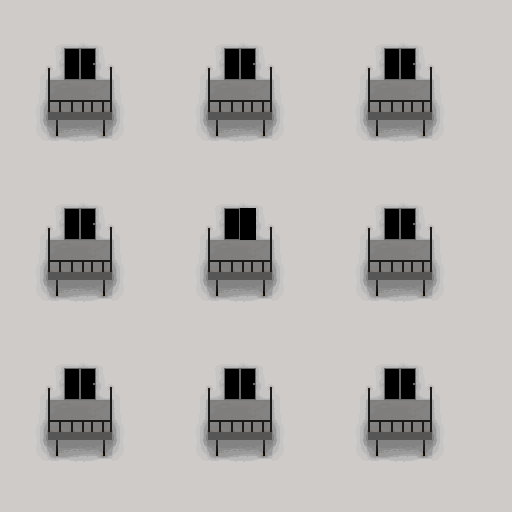

The image is a tile-based game level rendered from a .tmx file. Its description and source (layers, tilesets, objects; grid data summarised) follow:
An orthogonal 32x32 tile map with 16x16 px tiles, 2 tile layers (floor, above), 1 hidden layer not drawn, 2 tilesets and 1 object.

<map version="1.10" tiledversion="1.11.0" orientation="orthogonal" renderorder="right-down" width="32" height="32" tilewidth="16" tileheight="16" infinite="0" nextlayerid="5" nextobjectid="2">
 <properties>
  <property name="music" value="res/audio/music/howling_wind.ogg" />
  <property name="music_speed" type="float" value="0.5" />
  <property name="music_volume" type="float" value="0.25" />
  <property name="tint" value="0,0,0,70" />
 </properties>
 <tileset firstgid="1" source="tilesets/bedroom_balcony.tsx" />
 <tileset firstgid="113" source="tilesets/bedroom_sliding_door.tsx" />
 <layer id="1" name="floor" width="32" height="32">
  <data>[1024 cells, 1022 non-empty, 64 distinct tile ids]</data>
 </layer>
 <objectgroup id="4" name="entities">
  <object id="1" gid="113" x="240" y="240" width="16" height="32">
   <properties>
    <property name="collider">{
	"x": 0,
	"y": 16,
	"w": 16,
	"h": 16
}</property>
    <property name="file" value="res/data/entity/bedroom/balcony_door.json" />
    <property name="height" type="int" value="0" />
    <property name="solid" type="bool" value="true" />
    <property name="walk_behind" type="bool" value="true" />
    <property name="warp_map" value="bedroom.tmx" />
    <property name="warp_x" type="int" value="8" />
    <property name="warp_y" type="int" value="10" />
   </properties>
  </object>
 </objectgroup>
 <layer id="2" name="above" width="32" height="32">
  <properties>
   <property name="height" type="int" value="1" />
  </properties>
  <data>[1024 cells, 73 non-empty, 9 distinct tile ids]</data>
 </layer>
 <layer id="3" name="collision" width="32" height="32" visible="0" opacity="0.5">
  <properties>
   <property name="draw" type="bool" value="false" />
  </properties>
  <data>[1024 cells, 15 non-empty, 1 distinct tile ids]</data>
 </layer>
</map>
